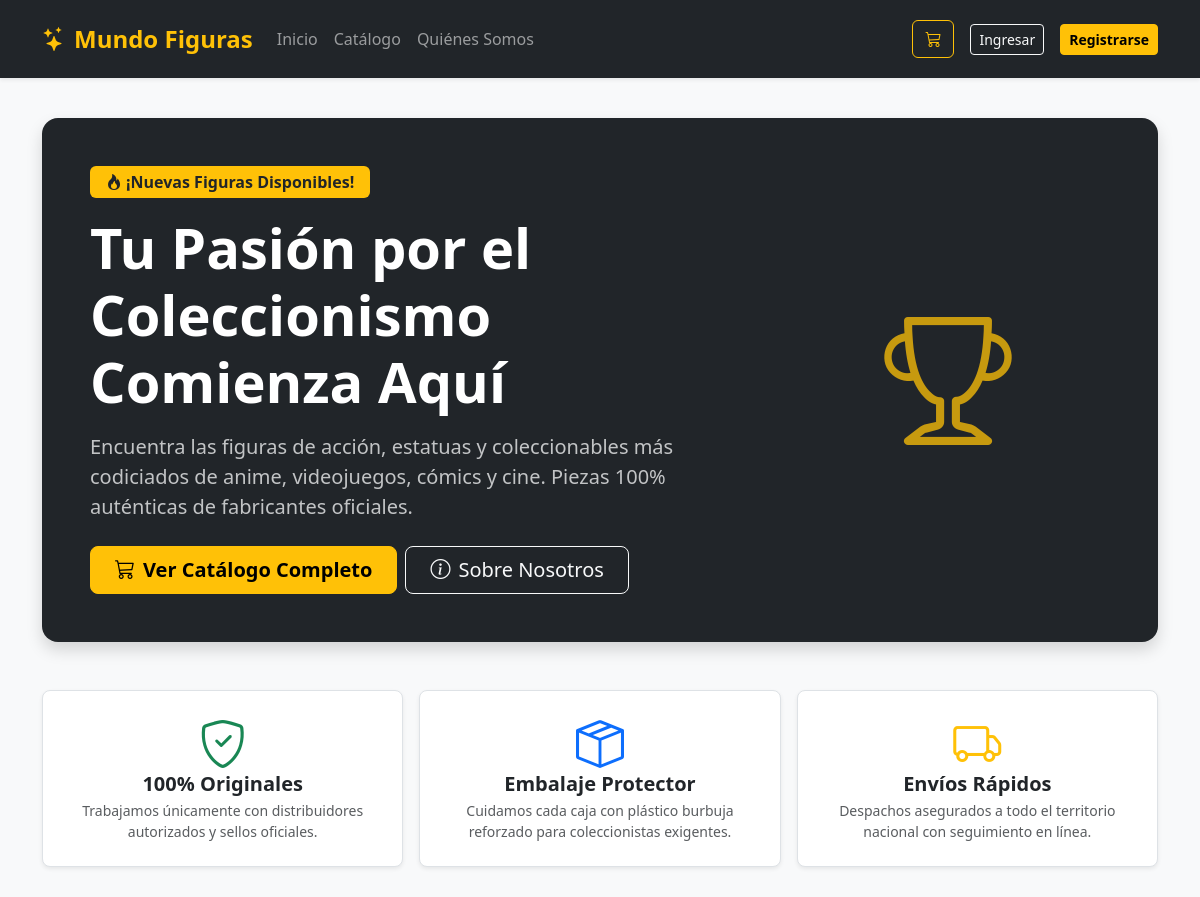
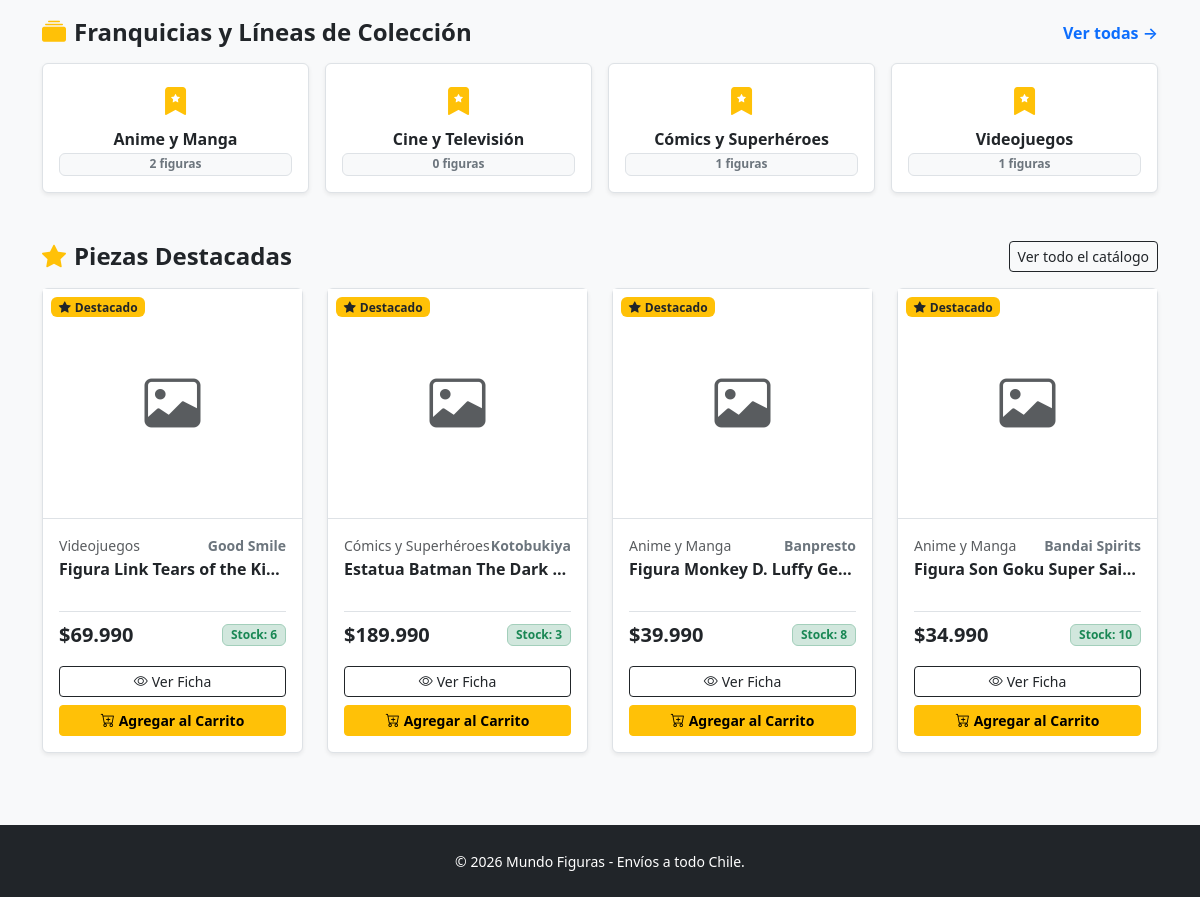
The page / on the database its author committed (2 pictures, top to bottom).
### apps/catalogo/models.py (models this page shows, shortened)
class Categoria(models.Model):
    nombre = models.CharField(max_length=100, unique=True, verbose_name="Categoría o Franquicia")
    slug = models.SlugField(max_length=120, unique=True, blank=True, help_text="URL amigable")
    descripcion = models.TextField(blank=True, verbose_name="Descripción")
    activo = models.BooleanField(default=True, verbose_name="¿Activo?")
    creado_en = models.DateTimeField(auto_now_add=True)
    class Meta:
        verbose_name_plural = "Categorías"
        ordering = ['nombre']

class Figura(models.Model):
    nombre = models.CharField(max_length=200, verbose_name="Nombre de la Figura")
    slug = models.SlugField(max_length=220, unique=True, blank=True)
    categoria = models.ForeignKey(Categoria, on_delete=models.PROTECT, related_name="figuras", verbose_name="Categoría")
    fabricante = models.CharField(max_length=100, verbose_name="Fabricante / Marca")
    escala = models.CharField(max_length=50, blank=True, verbose_name="Escala o Altura")
    descripcion = models.TextField(verbose_name="Descripción y Materiales")
    precio = models.DecimalField(max_digits=10, decimal_places=0, validators=[MinValueValidator(0)], verbose_name="Precio en CLP")
    stock = models.PositiveIntegerField(default=0, verbose_name="Stock disponible")
    imagen = models.ImageField(upload_to="figuras/", blank=True, null=True, verbose_name="Fotografía")
    destacado = models.BooleanField(default=False, verbose_name="¿Destacado?")
    activo = models.BooleanField(default=True, verbose_name="¿Disponible?")
    fecha_creacion = models.DateTimeField(auto_now_add=True)
    fecha_actualizacion = models.DateTimeField(auto_now=True)
    class Meta:
        verbose_name_plural = "Figuras Coleccionables"
        ordering = ['-fecha_creacion']
    @property
    def en_stock(self):
        return self.stock > 0
    @property
    def precio_formateado(self):
        return f"${self.precio:,.0f}".replace(",", ".")

### apps/core/views.py (the view)
# urls.py: path('', views.inicio, name='inicio'),
def inicio(request):
    destacadas = Figura.objects.filter(
        activo=True,
        destacado=True
    ).select_related('categoria')[:4]
    categorias = Categoria.objects.filter(activo=True)[:6]
    return render(request, 'core/index.html', {
        'destacadas': destacadas,
        'categorias': categorias,
        'total_figuras': Figura.objects.filter(activo=True).count(),
        'total_categorias': Categoria.objects.filter(activo=True).count(),
    })

### apps/pedidos/context_processors.py (called while the page is built)
def carrito_context(request):
    carrito = request.session.get('carrito', {})
    total_items = sum(item.get('cantidad', 0) for item in carrito.values())
    return {
        'carrito_total_items': total_items
    }

### apps/core/templates/core/index.html (shortened to what this page needs)
{% extends 'base.html' %}
{% block content %}
<div class="p-5 mb-5 rounded-4 bg-dark text-white shadow">
    <div class="row align-items-center">
        <div class="col-lg-8">
            <span class="badge bg-warning text-dark px-3 py-2 fw-bold mb-3 fs-6">
                <i class="bi bi-fire me-1"></i>¡Nuevas Figuras Disponibles!
            </span>
            <h1 class="display-4 fw-bold mb-3">Tu Pasión por el Coleccionismo Comienza Aquí</h1>
            <p class="lead text-light opacity-75 mb-4">
                Encuentra las figuras de acción, estatuas y coleccionables más codiciados de anime, videojuegos, cómics y cine. Piezas 100% auténticas de fabricantes oficiales.
            </p>
            <div class="d-flex flex-wrap gap-2">
                <a href="{% url 'catalogo:lista' %}" class="btn btn-warning btn-lg fw-bold px-4">
                    <i class="bi bi-cart3 me-2"></i>Ver Catálogo Completo
                </a>
                <a href="{% url 'core:nosotros' %}" class="btn btn-outline-light btn-lg px-4">
                    <i class="bi bi-info-circle me-2"></i>Sobre Nosotros
                </a>
            </div>
        </div>
        <div class="col-lg-4 text-center d-none d-lg-block">
            <i class="bi bi-trophy text-warning opacity-75" style="font-size: 8rem;"></i>
        </div>
    </div>
</div>
<div class="row g-3 mb-5 text-center">
    <div class="col-md-4">
        <div class="p-4 bg-white rounded-3 shadow-sm border h-100">
            <i class="bi bi-shield-check text-success display-5 mb-2"></i>
            <h5 class="fw-bold mb-1">100% Originales</h5>
            <p class="text-muted small mb-0">Trabajamos únicamente con distribuidores autorizados y sellos oficiales.</p>
        </div>
    </div>
    <div class="col-md-4">
        <div class="p-4 bg-white rounded-3 shadow-sm border h-100">
            <i class="bi bi-box-seam text-primary display-5 mb-2"></i>
            <h5 class="fw-bold mb-1">Embalaje Protector</h5>
            <p class="text-muted small mb-0">Cuidamos cada caja con plástico burbuja reforzado para coleccionistas exigentes.</p>
        </div>
    </div>
    <div class="col-md-4">
        <div class="p-4 bg-white rounded-3 shadow-sm border h-100">
            <i class="bi bi-truck text-warning display-5 mb-2"></i>
            <h5 class="fw-bold mb-1">Envíos Rápidos</h5>
            <p class="text-muted small mb-0">Despachos asegurados a todo el territorio nacional con seguimiento en línea.</p>
        </div>
    </div>
</div>
{% if categorias %}
<div class="mb-5">
    <div class="d-flex justify-content-between align-items-center mb-3">
        <h2 class="h4 fw-bold mb-0"><i class="bi bi-collection-fill text-warning me-2"></i>Franquicias y Líneas de Colección</h2>
        <a href="{% url 'catalogo:lista' %}" class="text-decoration-none fw-semibold">Ver todas &rarr;</a>
    </div>
    <div class="row g-3">
        {% for cat in categorias %}
        <div class="col-6 col-md-4 col-lg-3">
            <a href="{% url 'catalogo:lista' %}?categoria={{ cat.slug }}" class="text-decoration-none">
                <div class="card border text-center p-3 h-100 shadow-sm bg-white">
                    <i class="bi bi-bookmark-star-fill text-warning fs-3 mb-2"></i>
                    <h6 class="fw-bold text-dark mb-1">{{ cat.nombre }}</h6>
                    <span class="badge bg-light text-secondary border">{{ cat.figuras.count }} figuras</span>
                </div>
            </a>
        </div>
        {% endfor %}
    </div>
</div>
{% endif %}
<div class="mb-5">
    <div class="d-flex justify-content-between align-items-center mb-3">
        <h2 class="h4 fw-bold mb-0"><i class="bi bi-star-fill text-warning me-2"></i>Piezas Destacadas</h2>
        <a href="{% url 'catalogo:lista' %}" class="btn btn-outline-dark btn-sm">Ver todo el catálogo</a>
    </div>
    <div class="row g-4">
        {% for figura in destacadas %}
        <div class="col-md-6 col-lg-3">
            <div class="card h-100 shadow-sm border">
                <div class="bg-white text-center p-3 border-bottom position-relative" style="height: 230px; display: flex; align-items: center; justify-content: center; overflow: hidden;">
                    {% if figura.imagen %}
                        <img src="{{ figura.imagen.url }}" alt="{{ figura.nombre }}" class="img-fluid" style="max-height: 200px; object-fit: contain;">
                    {% else %}
                        <i class="bi bi-image text-muted display-4"></i>
                    {% endif %}
                    {% if figura.destacado %}
                        <span class="position-absolute top-0 start-0 m-2 badge bg-warning text-dark fw-bold">
                            <i class="bi bi-star-fill me-1"></i>Destacado
                        </span>
                    {% endif %}
                </div>
                <div class="card-body d-flex flex-column p-3">
                    <div class="d-flex justify-content-between align-items-center small text-muted mb-1">
                        <span>{{ figura.categoria.nombre }}</span>
                        <span class="fw-semibold text-secondary">{{ figura.fabricante }}</span>
                    </div>
                    <h5 class="card-title fs-6 fw-bold mb-2 text-truncate" title="{{ figura.nombre }}">
                        {{ figura.nombre }}
                    </h5>
                    <div class="d-flex justify-content-between align-items-center pt-2 mt-2 border-top">
                        <span class="fs-5 fw-bold text-dark">{{ figura.precio_formateado }}</span>
                        {% if figura.en_stock %}
                            <span class="badge bg-success-subtle text-success border border-success-subtle">
                                Stock: {{ figura.stock }}
                            </span>
                        {% else %}
                            <span class="badge bg-danger-subtle text-danger border border-danger-subtle">
                                Agotado
                            </span>
                        {% endif %}
                    </div>
                    <div class="d-grid gap-2 mt-3">
                        <a href="{% url 'catalogo:detalle' figura.slug %}" class="btn btn-outline-dark btn-sm">
                            <i class="bi bi-eye me-1"></i>Ver Ficha
                        </a>
                        {% if figura.en_stock %}
                            <a href="{% url 'pedidos:agregar' figura.id %}" class="btn btn-warning btn-sm fw-semibold">
                                <i class="bi bi-cart-plus me-1"></i>Agregar al Carrito
                            </a>
                        {% endif %}
                    </div>
                </div>
            </div>
        </div>
        {% endfor %}
    </div>
</div>
{% endblock %}

### templates/base.html (shortened to what this page needs)
<!DOCTYPE html>
<html lang="es">
<head>
    <link href="https://cdn.jsdelivr.net/npm/bootstrap@5.3.3/dist/css/bootstrap.min.css" rel="stylesheet">
    <link rel="stylesheet" href="https://cdn.jsdelivr.net/npm/bootstrap-icons@1.11.3/font/bootstrap-icons.min.css">
</head>
<body class="bg-light d-flex flex-column min-vh-100">
    <nav class="navbar navbar-expand-lg navbar-dark bg-dark sticky-top shadow-sm py-3">
        <div class="container">
            <a class="navbar-brand fw-bold text-warning fs-4" href="{% url 'core:inicio' %}">
                <i class="bi bi-stars me-2"></i>Mundo Figuras
            </a>
            <div class="collapse navbar-collapse" id="menu">
                <ul class="navbar-nav me-auto">
                    <li class="nav-item"><a class="nav-link" href="{% url 'core:inicio' %}">Inicio</a></li>
                    <li class="nav-item"><a class="nav-link" href="{% url 'catalogo:lista' %}">Catálogo</a></li>
                    <li class="nav-item"><a class="nav-link" href="{% url 'core:nosotros' %}">Quiénes Somos</a></li>
                </ul>
                <div class="d-flex align-items-center gap-3">
                    <a href="{% url 'pedidos:ver' %}" class="btn btn-outline-warning position-relative">
                        <i class="bi bi-cart3"></i>
                    </a>
                    {% if user.is_authenticated %}
                        <a href="{% url 'usuarios:perfil' %}" class="btn btn-secondary btn-sm">{{ user.username }}</a>
                        <a href="{% url 'usuarios:logout' %}" class="btn btn-outline-danger btn-sm">Salir</a>
                    {% else %}
                        <a href="{% url 'usuarios:login' %}" class="btn btn-outline-light btn-sm">Ingresar</a>
                        <a href="{% url 'usuarios:registro' %}" class="btn btn-warning btn-sm fw-semibold">Registrarse</a>
                    {% endif %}
                </div>
            </div>
        </div>
    </nav>
    <main class="container my-4 flex-grow-1">
        {% block content %}{% endblock %}
    </main>
    <footer class="bg-dark text-white py-4 mt-auto">
        <div class="container text-center">
            <small>&copy; 2026 Mundo Figuras - Envíos a todo Chile.</small>
        </div>
    </footer>
</body>
</html>

### rows shown on the page
Categoria: nombre "Anime y Manga", figuras.count "2"
Categoria: nombre "Cine y Televisión", figuras.count "0"
Categoria: nombre "Cómics y Superhéroes", figuras.count "1"
Categoria: nombre "Videojuegos", figuras.count "1"
Figura: destacado True (drawn), categoria.nombre "Videojuegos", fabricante "Good Smile", nombre "Figura Link Tears of the Ki…", precio_formateado "$69.990", stock "6", shows "Agregar al Carrito"
Figura: destacado True (drawn), categoria.nombre "Cómics y Superhéroes", fabricante "Kotobukiya", nombre "Estatua Batman The Dark…", precio_formateado "$189.990", stock "3", shows "Agregar al Carrito"
Figura: destacado True (drawn), categoria.nombre "Anime y Manga", fabricante "Banpresto", nombre "Figura Monkey D. Luffy Ge…", precio_formateado "$39.990", stock "8", shows "Agregar al Carrito"
Figura: destacado True (drawn), categoria.nombre "Anime y Manga", fabricante "Bandai Spirits", nombre "Figura Son Goku Super Sai…", precio_formateado "$34.990", stock "10", shows "Agregar al Carrito"
